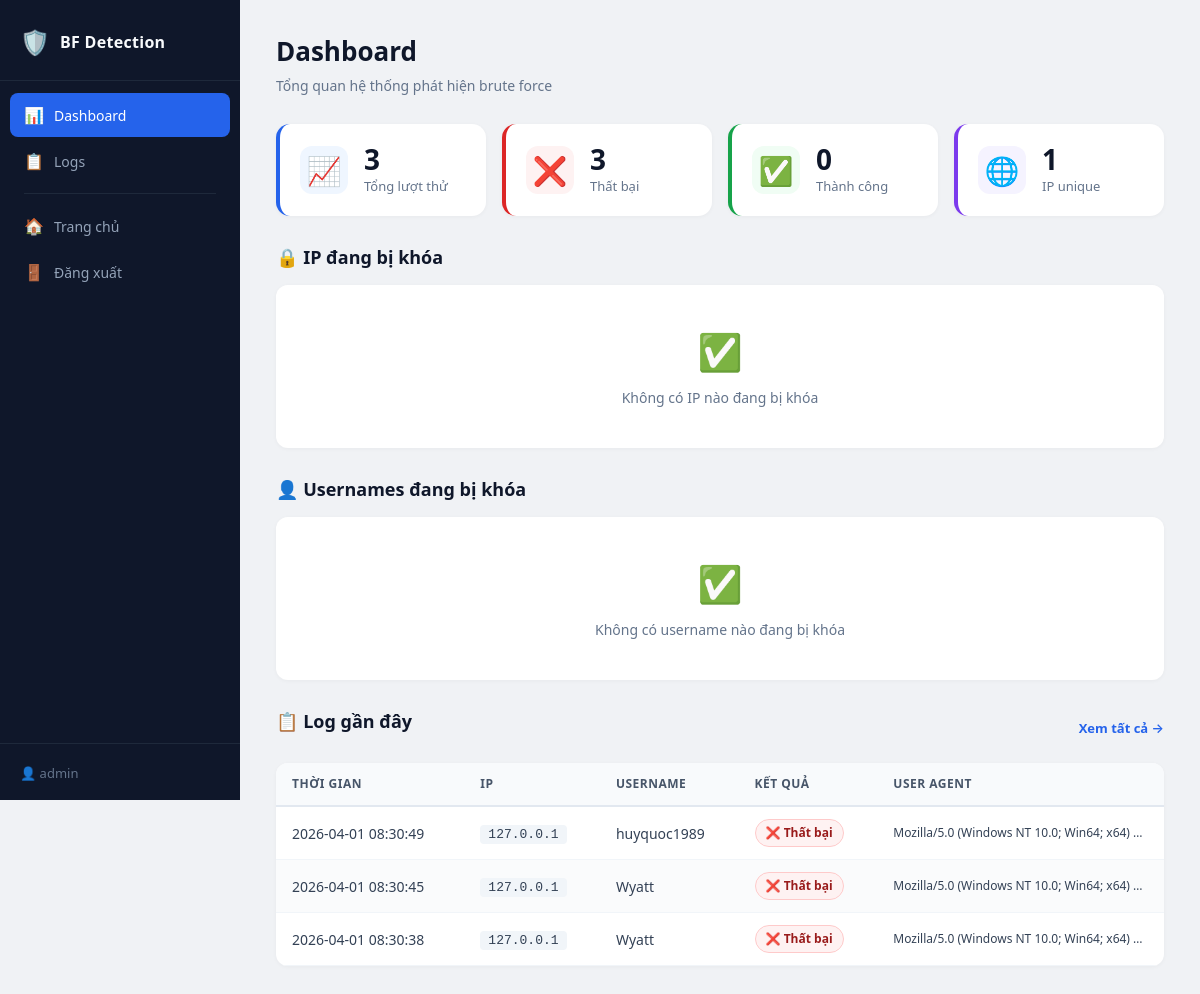
The app's page /admin/dashboard (signed in), older data.
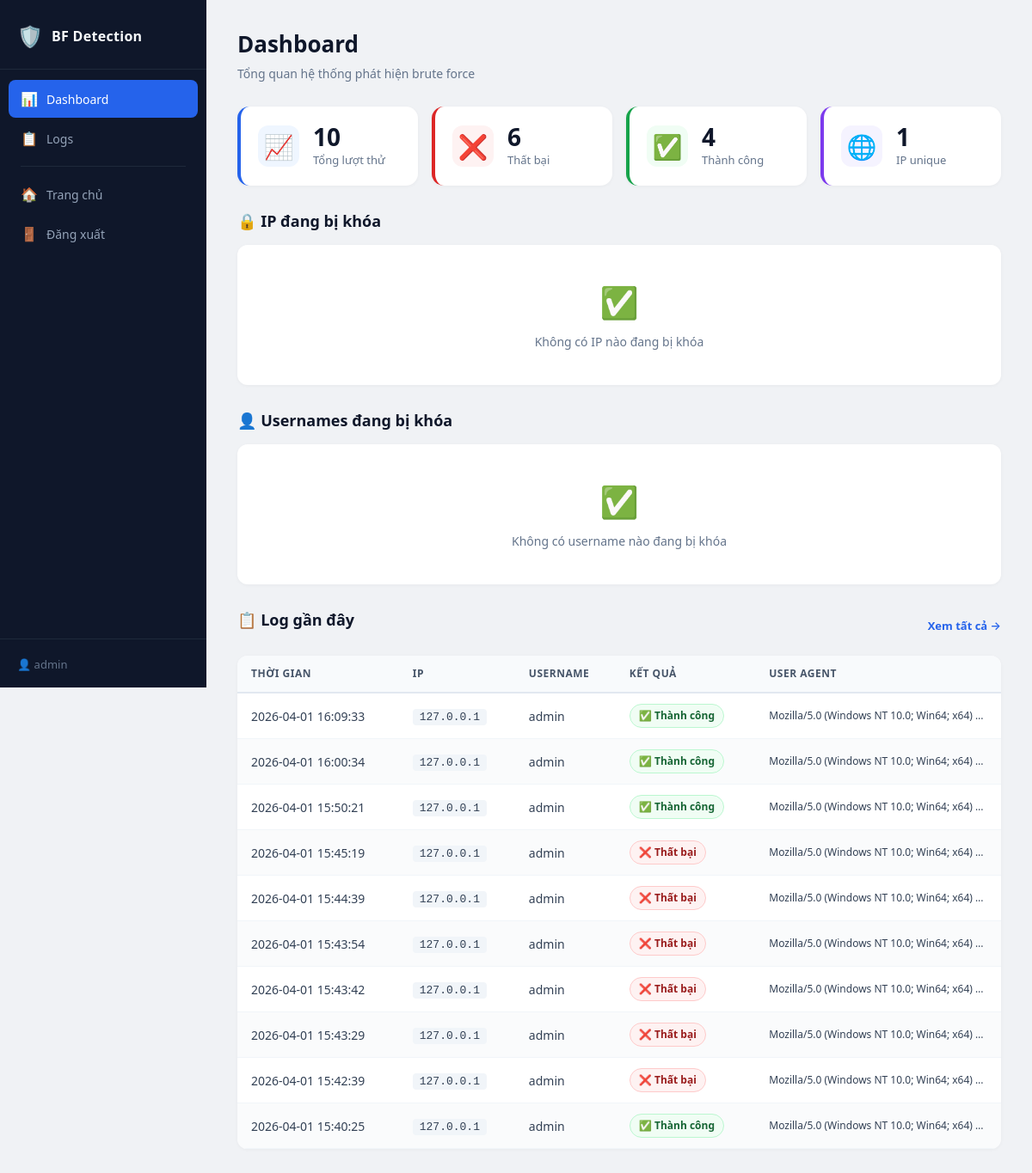
The same page, newer data.
### models/user.py (models this page shows, shortened)
class User(db.Model):
    __tablename__ = "users"
    id = db.Column(db.Integer, primary_key=True, autoincrement=True)
    username = db.Column(db.String(80), unique=True, nullable=False)
    password_hash = db.Column(db.String(255), nullable=False)
    created_at = db.Column(db.DateTime, default=datetime.utcnow)

### models/login_attempt.py (models this page shows, shortened)
class LoginAttempt(db.Model):
    __tablename__ = "login_attempts"
    id = db.Column(db.Integer, primary_key=True, autoincrement=True)
    ip_address = db.Column(db.String(45), nullable=False)
    username = db.Column(db.String(80), nullable=True)
    success = db.Column(db.Boolean, default=False)
    timestamp = db.Column(db.DateTime, default=datetime.utcnow)
    user_agent = db.Column(db.String(255), nullable=True)

### routes/admin.py (the view, shortened to what this page needs)
@admin_bp.route("/dashboard", methods=["GET"])
def dashboard():
    user = _require_login()
    if user is None:
        return redirect("/login")
    total_attempts = LoginAttempt.query.count()
    total_failed = LoginAttempt.query.filter_by(success=False).count()
    total_success = LoginAttempt.query.filter_by(success=True).count()
    unique_ips = db.session.query(
        db.func.count(db.func.distinct(LoginAttempt.ip_address))
    ).scalar()
    now = datetime.utcnow()
    locked_list = []
    locked_user_list = []
    recent_logs = (
        LoginAttempt.query
        .order_by(LoginAttempt.timestamp.desc())
        .limit(20)
        .all()
    )
    return render_template(
        "admin/dashboard.html",
        user=user,
        total_attempts=total_attempts,
        total_failed=total_failed,
        total_success=total_success,
        unique_ips=unique_ips,
        locked_list=locked_list,
        locked_user_list=locked_user_list,
        recent_logs=recent_logs,
    )

### routes/admin.py (called while the page is built)
def _require_login():
    user_id = session.get("user_id")
    if user_id is None:
        return None
    return User.query.get(user_id)

### templates/admin/dashboard.html (shortened to what this page needs)
<!DOCTYPE html>
<html lang="vi">
<head>
    <link rel="stylesheet" href="{{ url_for('static', filename='style.css') }}">
</head>
<body class="admin-body">
    <aside class="sidebar">
        <div class="sidebar-brand">
            <span class="sidebar-brand-icon">🛡️</span>
            <span class="sidebar-brand-text">BF Detection</span>
        </div>
        <nav class="sidebar-nav">
            <a href="/admin/dashboard" class="sidebar-link active" id="nav-dashboard">
                <span class="sidebar-link-icon">📊</span> Dashboard
            </a>
            <a href="/admin/logs" class="sidebar-link" id="nav-logs">
                <span class="sidebar-link-icon">📋</span> Logs
            </a>
            <div class="sidebar-divider"></div>
            <a href="/dashboard" class="sidebar-link" id="nav-home">
                <span class="sidebar-link-icon">🏠</span> Trang chủ
            </a>
            <a href="/logout" class="sidebar-link" id="nav-logout">
                <span class="sidebar-link-icon">🚪</span> Đăng xuất
            </a>
        </nav>
        <div class="sidebar-footer">
            <span class="sidebar-user">👤 {{ user.username }}</span>
        </div>
    </aside>
    <main class="admin-main">
        <header class="admin-header">
            <h1>Dashboard</h1>
            <p class="admin-header-sub">Tổng quan hệ thống phát hiện brute force</p>
        </header>
        <section class="stats-row">
            <div class="stat-card stat-blue" id="stat-total">
                <div class="stat-icon">📈</div>
                <div class="stat-info">
                    <div class="stat-number">{{ total_attempts }}</div>
                    <div class="stat-label">Tổng lượt thử</div>
                </div>
            </div>
            <div class="stat-card stat-red" id="stat-failed">
                <div class="stat-icon">❌</div>
                <div class="stat-info">
                    <div class="stat-number">{{ total_failed }}</div>
                    <div class="stat-label">Thất bại</div>
                </div>
            </div>
            <div class="stat-card stat-green" id="stat-success">
                <div class="stat-icon">✅</div>
                <div class="stat-info">
                    <div class="stat-number">{{ total_success }}</div>
                    <div class="stat-label">Thành công</div>
                </div>
            </div>
            <div class="stat-card stat-purple" id="stat-ips">
                <div class="stat-icon">🌐</div>
                <div class="stat-info">
                    <div class="stat-number">{{ unique_ips }}</div>
                    <div class="stat-label">IP unique</div>
                </div>
            </div>
        </section>
        <section class="admin-section" id="locked-section">
            <h2 class="section-title">🔒 IP đang bị khóa</h2>
            <div class="table-wrapper" id="locked-table-wrapper">
                {% if locked_list %}
                <table class="admin-table" id="locked-table">
                    <thead>
                        <tr>
                            <th>IP</th>
                            <th>Thời gian mở khóa</th>
                            <th>Còn lại</th>
                            <th>Hành động</th>
                        </tr>
                    </thead>
                    <tbody>
                        {% for item in locked_list %}
                        <tr>
                            <td><code>{{ item.ip }}</code></td>
                            <td>{{ item.unlock_time }}</td>
                            <td>
                                <span class="countdown-cell" data-remaining="{{ item.remaining }}">
                                    {{ item.remaining // 60 }}:{{ '%02d' % (item.remaining % 60) }}
                                </span>
                            </td>
                            <td>
                                <form method="POST" action="/admin/unlock/{{ item.ip }}" style="display:inline">
                                    <input type="hidden" name="csrf_token" value="{{ csrf_token() }}">
                                    <button type="submit" class="btn-unlock" id="btn-unlock-{{ item.ip }}">🔓 Mở khóa</button>
                                </form>
                            </td>
                        </tr>
                        {% endfor %}
                    </tbody>
                </table>
                {% else %}
                <div class="empty-state">
                    <span class="empty-icon">✅</span>
                    <p>Không có IP nào đang bị khóa</p>
                </div>
                {% endif %}
            </div>
        </section>
        <section class="admin-section" id="locked-usernames-section">
            <h2 class="section-title">👤 Usernames đang bị khóa</h2>
            <div class="table-wrapper" id="locked-usernames-wrapper">
                {% if locked_user_list %}
                <table class="admin-table" id="locked-usernames-table">
                    <thead>
                        <tr>
                            <th>Username</th>
                            <th>Thời gian mở khóa</th>
                            <th>Còn lại</th>
                            <th>Hành động</th>
                        </tr>
                    </thead>
                    <tbody>
                        {% for item in locked_user_list %}
                        <tr>
                            <td><strong>{{ item.username }}</strong></td>
                            <td>{{ item.unlock_time }}</td>
                            <td>
                                <span class="countdown-cell" data-remaining="{{ item.remaining }}">
                                    {{ item.remaining // 60 }}:{{ '%02d' % (item.remaining % 60) }}
                                </span>
                            </td>
                            <td>
                                <form method="POST" action="/admin/unlock-username/{{ item.username }}" style="display:inline">
                                    <input type="hidden" name="csrf_token" value="{{ csrf_token() }}">
                                    <button type="submit" class="btn-unlock" id="btn-unlock-user-{{ item.username }}">🔓 Mở khóa</button>
                                </form>
                            </td>
                        </tr>
                        {% endfor %}
                    </tbody>
                </table>
                {% else %}
                <div class="empty-state">
                    <span class="empty-icon">✅</span>
                    <p>Không có username nào đang bị khóa</p>
                </div>
                {% endif %}
            </div>
        </section>
        <section class="admin-section">
            <div class="section-header-row">
                <h2 class="section-title">📋 Log gần đây</h2>
                <a href="/admin/logs" class="btn-view-all" id="btn-view-all-logs">Xem tất cả →</a>
            </div>
            {% if recent_logs %}
            <div class="table-wrapper">
                <table class="admin-table" id="recent-logs-table">
                    <thead>
                        <tr>
                            <th>Thời gian</th>
                            <th>IP</th>
                            <th>Username</th>
                            <th>Kết quả</th>
                            <th>User Agent</th>
                        </tr>
                    </thead>
                    <tbody>
                        {% for log in recent_logs %}
                        <tr>
                            <td class="td-nowrap">{{ log.timestamp.strftime('%Y-%m-%d %H:%M:%S') }}</td>
                            <td><code>{{ log.ip_address }}</code></td>
                            <td>{{ log.username or '—' }}</td>
                            <td>
                                {% if log.success %}
                                <span class="badge badge-success">✅ Thành công</span>
                                {% else %}
                                <span class="badge badge-failed">❌ Thất bại</span>
                                {% endif %}
                            </td>
                            <td class="td-ua">{{ log.user_agent or '—' }}</td>
                        </tr>
                        {% endfor %}
                    </tbody>
                </table>
            </div>
            {% else %}
            <div class="empty-state">
                <span class="empty-icon">📭</span>
                <p>Chưa có log nào</p>
            </div>
            {% endif %}
        </section>
    </main>
</body>
</html>

Row changes from the older to the newer data that the page shows:
added LoginAttempt: timestamp "2026-04-01 16:09:33", ip_address "127.0.0.1", username "admin", success "✅ Thành công", user_agent "Mozilla/5.0 (Windows NT 10.0; Win64; x64)…"
added LoginAttempt: timestamp "2026-04-01 16:00:34", ip_address "127.0.0.1", username "admin", success "✅ Thành công", user_agent "Mozilla/5.0 (Windows NT 10.0; Win64; x64)…"
added LoginAttempt: timestamp "2026-04-01 15:50:21", ip_address "127.0.0.1", username "admin", success "✅ Thành công", user_agent "Mozilla/5.0 (Windows NT 10.0; Win64; x64)…"
added LoginAttempt: timestamp "2026-04-01 15:45:19", ip_address "127.0.0.1", username "admin", success "❌ Thất bại", user_agent "Mozilla/5.0 (Windows NT 10.0; Win64; x64)…"
added LoginAttempt: timestamp "2026-04-01 15:44:39", ip_address "127.0.0.1", username "admin", success "❌ Thất bại", user_agent "Mozilla/5.0 (Windows NT 10.0; Win64; x64)…"
added LoginAttempt: timestamp "2026-04-01 15:43:54", ip_address "127.0.0.1", username "admin", success "❌ Thất bại", user_agent "Mozilla/5.0 (Windows NT 10.0; Win64; x64)…"
added LoginAttempt: timestamp "2026-04-01 15:43:42", ip_address "127.0.0.1", username "admin", success "❌ Thất bại", user_agent "Mozilla/5.0 (Windows NT 10.0; Win64; x64)…"
changed LoginAttempt (number 8 of 10 on the later page): timestamp "2026-04-01 08:30:49" → "2026-04-01 15:43:29"; username "huyquoc1989" → "admin"
changed LoginAttempt (number 9 of 10 on the later page): timestamp "2026-04-01 08:30:45" → "2026-04-01 15:42:39"; username "Wyatt" → "admin"
changed LoginAttempt (number 10 of 10 on the later page): timestamp "2026-04-01 08:30:38" → "2026-04-01 15:40:25"; username "Wyatt" → "admin"; success "❌ Thất bại" → "✅ Thành công"
Text that changed along with them:
{{ total_attempts }}: "3" → "10"
{{ total_failed }}: "3" → "6"
{{ total_success }}: "0" → "4"
